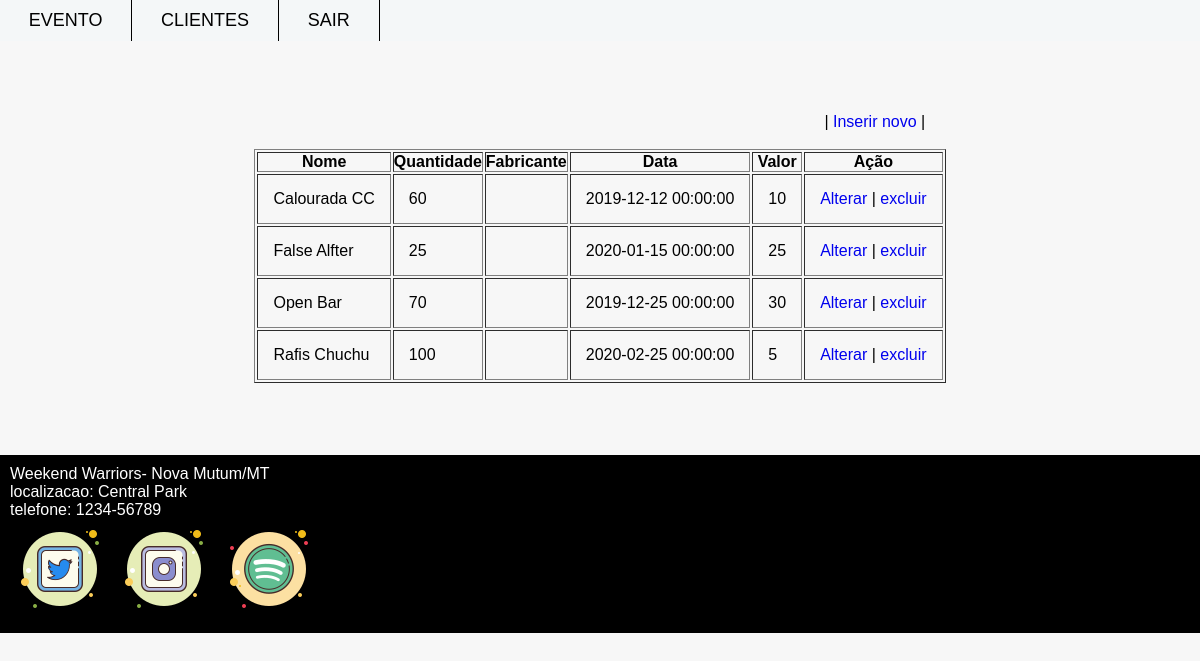
/weekend/adm/eventoController.php, run on the app's committed database.
### tables this page shows
CREATE TABLE IF NOT EXISTS `evento` (
  `id` INTEGER AUTO_INCREMENT PRIMARY KEY,  
  `nome` VARCHAR(50) NOT NULL, 
  `idFabricante` INTEGER,  
  `imagem` VARCHAR(50),
  `LocalEvento` VARCHAR(50),
  `dataEvento` DATETIME,
  `descricao` TEXT,
  `qtde` integer,
  `valor` real,

  FOREIGN KEY (idFabricante) REFERENCES fabricante(id) 
);

### weekend/classes/Evento.php (called while the page is built, shortened)
<?php
require_once "BD.php";
class Evento{
	private $conexao;
	function __construct(){
		$this->conexao = new BD();
	}
	function listarTodos($campo= "evento.nome", $ordem="asc"){
		$sql = "SELECT evento.id as idEvento, evento.nome as nomeEvento, imagem, LocalEvento, dataEvento, descricao,
		qtde, valor as valorFinal, fabricante.id as idFabricante,
		fabricante.nome as nomeFabricante FROM evento LEFT JOIN fabricante
		ON evento.idFabricante = fabricante.id order by $campo $ordem";
		return $this->conexao->select($sql);
	}
}
?>

### weekend/classes/BD.php (called while the page is built, shortened)
<?php
class BD {
	private $host = "localhost";
	private $user = "root";
	private $password = "";
	private $database = "weekend";
	private $conexao;
	function __construct(){
		$this->conexao = new PDO("mysql:host=".$this->host.";dbname=" . $this->database, $this->user, $this->password);
	}
	function select($sql){
		$stmt = $this->conexao->query($sql);
		return $stmt->fetchAll();
	}
}
?>

### weekend/adm/views/eventoIndex.php (the view, shortened to what this page needs)
<div class="alok">
    <p>|  <a href="eventoController.php?acao=cadastro">Inserir novo</a> | </p>
</div>
<br>
<div class="centralizandoCompra">
    <table border = "1" style="tr > td { padding:30px }">
        <tr>
            <th>Nome</th>
            <th>Quantidade</th>
            <th>Fabricante</th>
            <th>Data</th>
            <th>Valor</th>
            <th>Ação</th>
        </tr>
        <?php
        if(empty($lista)){
            echo "<tr><td colspan = '5'> Nenhuma evento cadastrado </td></tr>";
        }else{
            foreach($lista as $evento){
                ?>
                <tr>
                    <td> <?= $evento['nomeEvento'];?> </td>
                    <td> <?= $evento['qtde'];?> </td>
                    <td> <?= $evento['nomeFabricante'];?> </td>
                    <td> <?= $evento['dataEvento'];?> </td>
                    <td> <?= $evento['valorFinal'];?> </td>
                    <td>
                        <a href="eventoController.php?acao=altera&id=<?=$evento['idEvento'];?>">Alterar</a> |
                        <a href="eventoController.php?acao=exclui&id=<?=$evento['idEvento'];?>">excluir</td>
                </tr>
                <?php
            }
        }
        ?>
    </table>
</div>

### weekend/adm/cabecalhoAdm.php (shortened to what this page needs)
<!DOCTYPE html>
<html lang="pt-br">
<head>
    <link rel="stylesheet" href="../css/style.css">
</head>
<body>
    <header class="main-header">
        <nav class="front-nav">
            <ul class="nav-ul">
                <div class="right-element">
                    <li><a href="eventoController.php">Evento</a></li>
                    <li><a href="#">Clientes</a></li>
                    <li><a href="#">Sair</a></li>
                </div>
            </ul>
        </nav>
    </header>
    <br> <br> <br> <br>

### weekend/adm/eventoController.php (shortened to what this page needs)
<?php include "cabecalhoAdm.php"; ?>
<div class="conteiner">
    <main>
        <?php
        require "../classes/Evento.php";
        if(isset($_GET['acao'])){
            switch($_GET['acao']){
                case "cadastro":
                $titulo = "Cadastro de Evento";
                if(isset($_POST['cadastrar'])){
                    $dados = array();
                    $dados ['nome'] = $_POST['nome'];
                    $dados ['idFabricante'] = $_POST['idFabricante'] == 0 ?  'NULL' :  $_POST['idFabricante'];
                    $dados ['imagem'] = (!empty($_FILES['arquivos']['name']))? $_FILES['arquivos']['name'] :' ';
                    $dados ['LocalEvento'] = $_POST['LocalEvento'];
                    $dados ['dataEvento'] = $_POST['dataEvento'];
                    $dados['descricao'] = $_POST['descricao'];
                    $dados['qtde'] = isset($_POST['quantidade'])? $_POST['quantidade'] : 0;
                    $dados['valor'] = isset($_POST['valor'])? $_POST['valor'] : 0;
                    $evento = new Evento();
                    $resultado = $evento->cadastrar($dados);
                    if($resultado){
                        $mensagem = "O evento <strong> {$dados['nome']}</strong>
                                    foi cadastro com sucesso";
                        if(!move_uploaded_file($_FILES['arquivo']['tmp_name'],
                            "../img/vintage/{$_FILES['arquivo']['name']}")){
                            $mensagem .= "<br> No entanto, a imagem não pode ser enviada. Contate o suporte";
                        }
                    }else{
                        $mensagem = "Erro. O evento <strong> {$dados['nome']}
                                        </strong> não foi cadastrado";
                        $mensagem .= $evento->erro();
                    }
                    include 'views/eventoConfirmacao.php';
                }else{
                    include "views/eventoCadastro.php";
                }
                break;
                case "altera":
                $titulo = "Alteração do evento";
                if(isset($_POST['alterar'])){
                    $dados = array();
                    $dados ['id'] = $_GET['id'];
                    $dados ['nome'] = $_POST['nome'];
                    $dados ['idFabricante'] = $_POST['idFabricante'] == 0 ?  'NULL' :  $_POST['idFabricante'];
                    $dados ['imagem'] = (!empty($_FILES['arquivos']['name']))? $_FILES['arquivos']['name'] :' ';
                    $dados ['LocalEvento'] = $_POST['LocalEvento'];
                    $dados ['dataEvento'] = $_POST['dataEvento'];
                    $dados['descricao'] = $_POST['descricao'];
                    $dados['qtde'] = isset($_POST['quantidade'])? $_POST['quantidade'] : 0;
                    $dados['valor'] = isset($_POST['valor'])? $_POST['valor'] : 0;
					$evento = new Evento();
					$resultado = $evento->alterar($dados);
					if($resultado){
						$mensagem = "O evento <strong>{$dados['nome']}</strong> foi alterado com sucesso";
						if(!empty($_FILES['arquivo']['name'])){
							if(!move_uploaded_file($_FILES['arquivo']['tmp_name'], "Img/vintage/{$_FILES['arquivo']['name']}")){
								$mensagem.="<br>No entanto, a imagem não pode ser enviada. Contate o suporte";
							}
						}
					}
					else{
						$mensagem = "Erro. O evento <strong>{$dados['nome']}</strong> não foi alterado";
						$mensagem .= $evento->erro();
					}
					include "views/eventoConfirmacao.php";
				}
				else{
					$evento = new Evento();
					$prod = $evento->consultaEvento($_GET['id']);
					include "views/eventoAltera.php";
				}
				break;
                case "exclui":
                    $titulo = "Exclusão de Evento";
                    if(is_numeric($_GET['id'])){
                        $evento = new Evento();
                        $resultado = $evento->excluir($_GET['id']);
                        if($resultado){
                            $mensagem = "Evento excluído com sucesso";
                        }
                        else{
                            $mensagem = "Erro. O evento não foi excluído<br>";
                            $mensagem .= $evento->erro();
                        }
                    }
                    else{
                        $mensagem = "O formato do código do evento é inválido";
                    }
                    include "views/eventoConfirmacao.php";
                    break;
            }
        }
        else{
            $evento = new Evento();
            $lista = $evento->listarTodos();
            if(isset($_GET['campo']) & isset($_GET['ordem']))
			    $lista = $evento->listarTodos($_GET['campo'], $_GET['ordem']);
		    else
			    $lista = $evento->listarTodos();
		    include "views/eventoIndex.php";
        };
    ?>
    </main>
    <br><br><br><br>
</div>
<?php include "rodapeAdm.php"; ?>

### weekend/adm/rodapeAdm.php
    <footer>
            <p>Weekend Warriors- Nova Mutum/MT<br> localizacao: Central Park<br> telefone: 1234-56789</p>
            <ul class="social">
                <a href="http://twitter.com/mazarafa7" target="_blank" rel="noreferrer"><img src="../Img/twitter.png" title="Twitter"></a>
                <a href="http://instagram.com/mazarafa7" target="_blank" rel="noreferrer"><img src="../Img/instagram.png" title="Instagram"></a>
                <a href="http://twitter.com/mazarafa7" target="_blank" rel="noreferrer"><img src="../Img/spotify.png" title="Spotify"></a>
            </ul>
        </footer>
</body>
</html>

### weekend/css/style.css (style rules this page uses)
* { margin: 0; padding: 0; }
body { font-family: "Work Sans", sans-serif; box-sizing: border-box; background-color: #F7F7F7; }
td { padding: 15px; }
a { text-decoration: none; }
.centralizandoCompra { display: flex; justify-content: space-around; align-items: center; margin: auto; }
.alok { display: flex; justify-content: space-around; align-items: center; margin: auto; }
nav.front-nav { background: #f4f7f8; text-transform: uppercase; }
nav ul { font-size: 12px; }
nav ul.nav-ul { display: grid; grid-template-columns: repeat(4, 1fr); grid-template-areas: 'd1 d1 d1 d2'; }
.nav-ul li { list-style: none; padding: 10px 1.8rem; padding-top: ; border-right: 1px solid; border-color: black; text-align: center; font-size: 1.5em; }
.nav-ul li a { text-decoration: none; color: black; border }
.nav-ul .right-element { grid-area: d1; display: flex; align-content: flex-end; }
footer p { text-align: left; color: black; }
header, footer { background-color: white; color: #ffffff; position: relative; }
footer { padding: 10px; display: flex; flex-direction: column; background: black; }
footer p { color: white; float: left; }
.social { padding: 0; }

### data on the page
evento: nome "Calourada CC", qtde "60", dataEvento "2019-12-12 00:00:00", valor "10"
evento: nome "False Alfter", qtde "25", dataEvento "2020-01-15 00:00:00", valor "25"
evento: nome "Open Bar", qtde "70", dataEvento "2019-12-25 00:00:00", valor "30"
evento: nome "Rafis Chuchu", qtde "100", dataEvento "2020-02-25 00:00:00", valor "5"
